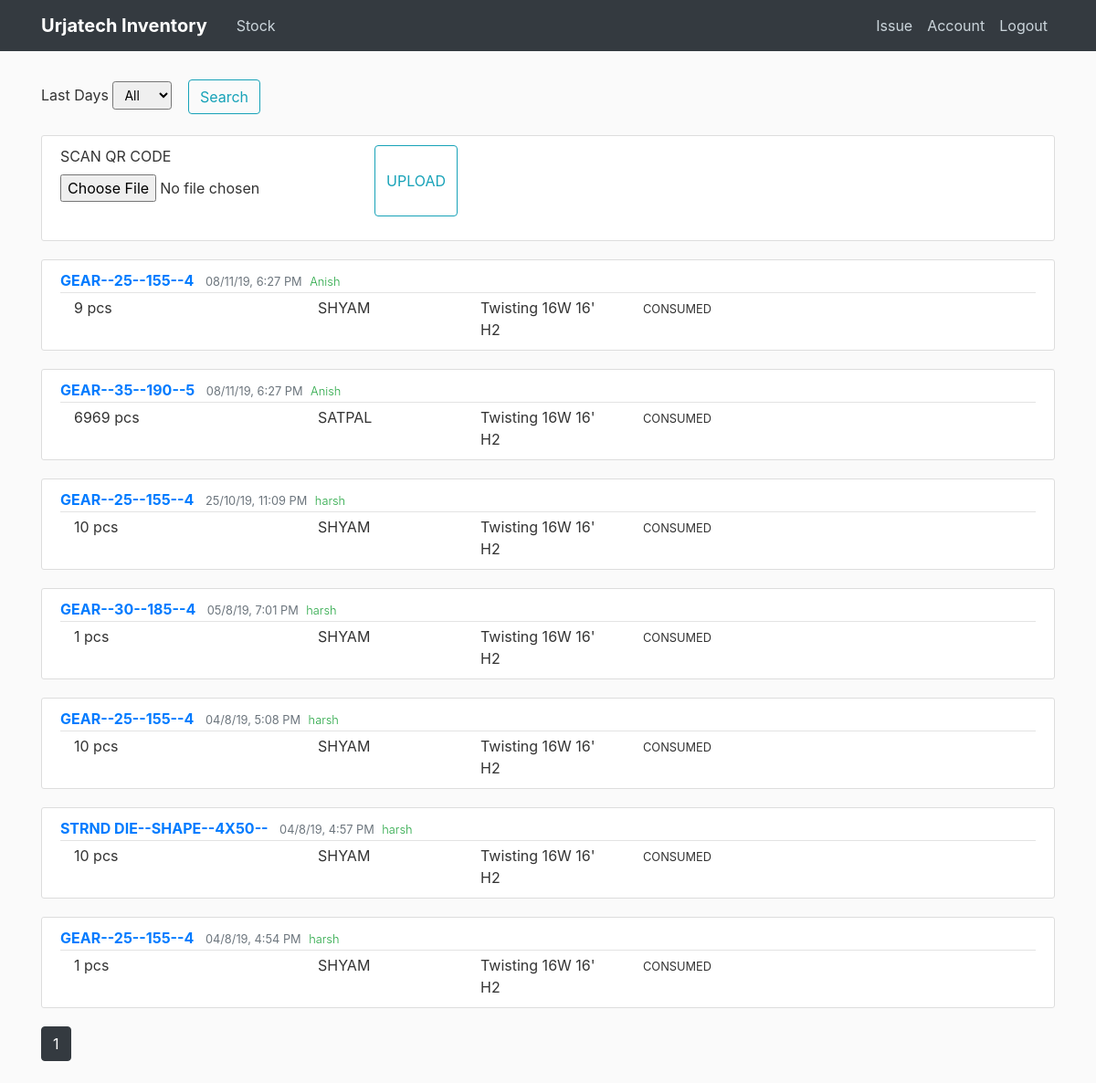
Screenshot of /home (signed in) with the database file from the repository.
### flaskblog/models.py (models this page shows, shortened)
class Post(db.Model):
    id = db.Column(db.Integer, primary_key=True)
    material_id = db.Column(db.String(50), nullable=False)
    numbers_issued = db.Column(db.Integer)
    unit = db.Column(db.String(10))
    person = db.Column(db.String(20))
    location = db.Column(db.String(50))
    type_issued = db.Column(db.String(20))
    date_posted = db.Column(db.DateTime, nullable=False, default=datetime.now)
    user_id = db.Column(db.Integer, db.ForeignKey('user.id'))

class User(db.Model, UserMixin):
    id = db.Column(db.Integer, primary_key=True)
    name = db.Column(db.String(30), nullable=False)
    username = db.Column(db.String(20), unique=True, nullable=False)
    email = db.Column(db.String(100), unique=True, nullable=False)
    image_file = db.Column(db.String(20), nullable=False, default='56c6632a3ab0abec.jpg')
    password = db.Column(db.String(60), nullable=False)
    posts = db.relationship('Post', backref='author', lazy=True)

### flaskblog/routes.py (the view, shortened to what this page needs)
@app.route("/", methods=['GET', 'POST'])
@app.route("/home", methods=['GET', 'POST'])
@login_required
def home():
    is_empty = False
    page = request.args.get('page', 1, type=int)
    num_posts = min(request.args.get('limit', 10), 50)
    query = request.args.get('q', '')
    per_page = 20
    form = SortDays()
    search_form = Search()
    posts = Post.query.order_by(desc(Post.date_posted))
    if form.sort_days.data == '1':
        posts = Post.query.order_by(desc(Post.date_posted)).filter(
            Post.date_posted > (datetime.now() - timedelta(days=1)))
    elif form.sort_days.data == '7':
        posts = Post.query.order_by(desc(Post.date_posted)).filter(
            Post.date_posted > (datetime.now() - timedelta(days=7)))
    elif form.sort_days.data == '30':
        posts = Post.query.order_by(desc(Post.date_posted)).filter(
            Post.date_posted > (datetime.now() - timedelta(days=30)))
    elif form.sort_days.data == '90':
        posts = Post.query.order_by(desc(Post.date_posted)).filter(
            Post.date_posted > (datetime.now() - timedelta(days=90)))
    elif form.sort_days.data == '360':
        posts = Post.query.order_by(desc(Post.date_posted)).filter(
            Post.date_posted > (datetime.now() - timedelta(days=360)))
    elif form.sort_days.data == 'All':
        posts = Post.query.order_by(desc(Post.date_posted))
    if len(posts.all()) == 0:
        is_empty = True
    barcode_data = None
    form_barcode = UploadScan()
    return render_template('home.html', form=form, search_form=search_form,
                           posts=posts.paginate(page=page, per_page=per_page),
                           is_empty=is_empty, form_barcode=form_barcode,
                           barcode_data=barcode_data)

### flaskblog/forms.py
class SortDays(FlaskForm):
    sort_days = SelectField('Last Days', choices=[('All', 'All'), ('1', '1'),
                                                  ('7', '7'), ('30', '30'),
                                                  ('90', '90'), ('360', '360')])
    submit = SubmitField('Search')

class Search(FlaskForm):
    search_query = StringField('Search', validators=[DataRequired()])
    submit = SubmitField('Search 2')

### flaskblog/models.py (called while the page is built)
@login_manager.user_loader
def load_user(user_id):
    return User.query.get(int(user_id))

### flaskblog/templates/home.html (shortened to what this page needs)
{% extends "layout.html" %}
{% block content %}
<form method="POST" action="">
        <div class="form-group">
            {{ form.sort_days.label(class="form-control-label")}}
            {% if form.sort_days.errors %}
                {{ form.sort_days(class="form-control form-control-lg is-invalid") }}
                <div class="invalid-feedback">
                    {% for error in form.sort_days.errors %}
                    <span>
                    {{ error }}
                    </span>
                    {% endfor %}
                </div>
            {% else %}
            {{ form.sort_days(class="form-control-sm") }}
            {% endif %}
            <div class="btn">
              {{ form.submit(class="btn btn-outline-info") }}
            </div>
        </div>
</form>
<div class="content-section btn-outline">
    <form method="POST" action="" enctype="multipart/form-data">
        <fieldset class="form-group input-group">
            <div class="form-group">
                {{ form_barcode.picture.label() }}
                {{ form_barcode.picture(class="form-control-file input-group") }}
            </div>
            {{ form_barcode.submit(class="btn btn-outline-info") }}
        </fieldset>
    </form>
</div>
{% for post in posts.items %}
  <article class="media content-section">
  <div class="media-body">
    <div class="article-metadata">
        <a class="mr-2 text-uppercase font-weight-bold" href="{{ url_for('post', post_id=post.id) }}"> {{ post.material_id }}</a>
        <small class="text-muted">{{ post.date_posted.strftime("%d/%-m/%-y, %-I:%M %p")}}</small>
        <small class="font-weight-light text-success ml-1">{{ post.author.name }}</small>
      </div>
      <div class="container text-sm">
        <div class="row">
          <div class="col-3">
            {{ post.numbers_issued }} {{post.unit}}
          </div>
          <div class="col-2">
            {{ post.person }}
          </div>
        <div class="col-2">
          {{ post.location }}
        </div>
        <div class="col">
          <small> {{ post.type_issued }}</small>
        </div>
      </div>
      </div>
    </div>
  </article>
{% endfor %}
{% for page_num in posts.iter_pages(left_edge=1, right_edge=1, left_current=1, right_current=2) %}
  {% if page_num %}
    {% if posts.page == page_num %}
      <a class="btn btn-dark mb-4" href="{{ url_for('home', page=page_num) }}">{{page_num}}</a>
    {% else %}
      <a class="btn btn-outline-dark mb-4" href="{{ url_for('home', page=page_num) }}">{{page_num}}</a>
    {% endif %}
  {% else %}
    ...
  {% endif %}
{% endfor %}
{% endblock content %}

### flaskblog/static/main.css (style rules this page uses)
body { background: #fafafa; color: #333333; margin-top: 5rem; }
.content-section { background: #ffffff; padding: 10px 20px; border: 1px solid #dddddd; border-radius: 3px; margin-bottom: 20px; }
.article-metadata { padding-bottom: 1px; margin-bottom: 4px; border-bottom: 1px solid #e3e3e3 }

### rows the page displays
Post: material_id "GEAR--25--155--4", date_posted "08/11/19, 6:27 PM", author.name "Anish", numbers_issued "9", unit "pcs", person "SHYAM", location "Twisting 16W 16' H2", type_issued "CONSUMED"
Post: material_id "GEAR--35--190--5", date_posted "08/11/19, 6:27 PM", author.name "Anish", numbers_issued "6969", unit "pcs", person "SATPAL", location "Twisting 16W 16' H2", type_issued "CONSUMED"
Post: material_id "GEAR--25--155--4", date_posted "25/10/19, 11:09 PM", author.name "harsh", numbers_issued "10", unit "pcs", person "SHYAM", location "Twisting 16W 16' H2", type_issued "CONSUMED"
Post: material_id "GEAR--30--185--4", date_posted "05/8/19, 7:01 PM", author.name "harsh", numbers_issued "1", unit "pcs", person "SHYAM", location "Twisting 16W 16' H2", type_issued "CONSUMED"
Post: material_id "GEAR--25--155--4", date_posted "04/8/19, 5:08 PM", author.name "harsh", numbers_issued "10", unit "pcs", person "SHYAM", location "Twisting 16W 16' H2", type_issued "CONSUMED"
Post: material_id "STRND DIE--SHAPE--4X50--", date_posted "04/8/19, 4:57 PM", author.name "harsh", numbers_issued "10", unit "pcs", person "SHYAM", location "Twisting 16W 16' H2", type_issued "CONSUMED"
Post: material_id "GEAR--25--155--4", date_posted "04/8/19, 4:54 PM", author.name "harsh", numbers_issued "1", unit "pcs", person "SHYAM", location "Twisting 16W 16' H2", type_issued "CONSUMED"

### other values shown
{{ page_num }} "1"
